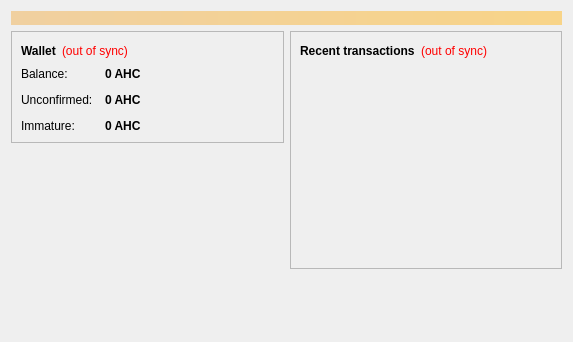
<?xml version="1.0" encoding="UTF-8"?>
<ui version="4.0">
 <class>OverviewPage</class>
 <widget class="QWidget" name="OverviewPage">
  <property name="geometry">
   <rect>
    <x>0</x>
    <y>0</y>
    <width>573</width>
    <height>342</height>
   </rect>
  </property>
  <property name="windowTitle">
   <string>Form</string>
  </property>
  <layout class="QVBoxLayout" name="topLayout">
   <item>
    <widget class="QLabel" name="labelAlerts">
     <property name="visible">
      <bool>false</bool>
     </property>
     <property name="styleSheet">
      <string notr="true">background-color: qlineargradient(x1: 0, y1: 0, x2: 1, y2: 0, stop:0 #F0D0A0, stop:1 #F8D488); color:#000000;</string>
     </property>
     <property name="wordWrap">
      <bool>true</bool>
     </property>
     <property name="margin">
      <number>3</number>
     </property>
    </widget>
   </item>
   <item>
    <layout class="QHBoxLayout" name="horizontalLayout" stretch="1,1">
     <item>
      <layout class="QVBoxLayout" name="verticalLayout_2">
       <item>
        <widget class="QFrame" name="frame">
         <property name="frameShape">
          <enum>QFrame::StyledPanel</enum>
         </property>
         <property name="frameShadow">
          <enum>QFrame::Raised</enum>
         </property>
         <layout class="QVBoxLayout" name="verticalLayout_4">
          <item>
           <layout class="QHBoxLayout" name="horizontalLayout_4">
            <item>
             <widget class="QLabel" name="label_5">
              <property name="font">
               <font>
                <weight>75</weight>
                <bold>true</bold>
               </font>
              </property>
              <property name="text">
               <string>Wallet</string>
              </property>
             </widget>
            </item>
            <item>
             <widget class="QLabel" name="labelWalletStatus">
              <property name="toolTip">
               <string>The displayed information may be out of date. Your wallet automatically synchronizes with the Ahricoin network after a connection is established, but this process has not completed yet.</string>
              </property>
              <property name="styleSheet">
               <string notr="true">QLabel { color: red; }</string>
              </property>
              <property name="text">
               <string notr="true">(out of sync)</string>
              </property>
              <property name="alignment">
               <set>Qt::AlignLeading|Qt::AlignLeft|Qt::AlignVCenter</set>
              </property>
             </widget>
            </item>
            <item>
             <spacer name="horizontalSpacer_2">
              <property name="orientation">
               <enum>Qt::Horizontal</enum>
              </property>
              <property name="sizeHint" stdset="0">
               <size>
                <width>40</width>
                <height>20</height>
               </size>
              </property>
             </spacer>
            </item>
           </layout>
          </item>
          <item>
           <layout class="QFormLayout" name="formLayout_2">
            <property name="fieldGrowthPolicy">
             <enum>QFormLayout::AllNonFixedFieldsGrow</enum>
            </property>
            <property name="horizontalSpacing">
             <number>12</number>
            </property>
            <property name="verticalSpacing">
             <number>12</number>
            </property>
            <item row="0" column="0">
             <widget class="QLabel" name="label">
              <property name="text">
               <string>Balance:</string>
              </property>
             </widget>
            </item>
            <item row="0" column="1">
             <widget class="QLabel" name="labelBalance">
              <property name="font">
               <font>
                <weight>75</weight>
                <bold>true</bold>
               </font>
              </property>
              <property name="cursor">
               <cursorShape>IBeamCursor</cursorShape>
              </property>
              <property name="toolTip">
               <string>Your current balance</string>
              </property>
              <property name="text">
               <string notr="true">0 AHC</string>
              </property>
              <property name="textInteractionFlags">
               <set>Qt::LinksAccessibleByMouse|Qt::TextSelectableByKeyboard|Qt::TextSelectableByMouse</set>
              </property>
             </widget>
            </item>
            <item row="1" column="0">
             <widget class="QLabel" name="label_3">
              <property name="text">
               <string>Unconfirmed:</string>
              </property>
             </widget>
            </item>
            <item row="1" column="1">
             <widget class="QLabel" name="labelUnconfirmed">
              <property name="font">
               <font>
                <weight>75</weight>
                <bold>true</bold>
               </font>
              </property>
              <property name="cursor">
               <cursorShape>IBeamCursor</cursorShape>
              </property>
              <property name="toolTip">
               <string>Total of transactions that have yet to be confirmed, and do not yet count toward the current balance</string>
              </property>
              <property name="text">
               <string notr="true">0 AHC</string>
              </property>
              <property name="textInteractionFlags">
               <set>Qt::LinksAccessibleByMouse|Qt::TextSelectableByKeyboard|Qt::TextSelectableByMouse</set>
              </property>
             </widget>
            </item>
            <item row="2" column="0">
             <widget class="QLabel" name="labelImmatureText">
              <property name="text">
               <string>Immature:</string>
              </property>
             </widget>
            </item>
            <item row="2" column="1">
             <widget class="QLabel" name="labelImmature">
              <property name="font">
               <font>
                <weight>75</weight>
                <bold>true</bold>
               </font>
              </property>
              <property name="toolTip">
               <string>Mined balance that has not yet matured</string>
              </property>
              <property name="text">
               <string notr="true">0 AHC</string>
              </property>
              <property name="textInteractionFlags">
               <set>Qt::LinksAccessibleByMouse|Qt::TextSelectableByKeyboard|Qt::TextSelectableByMouse</set>
              </property>
             </widget>
            </item>
           </layout>
          </item>
         </layout>
        </widget>
       </item>
       <item>
        <spacer name="verticalSpacer">
         <property name="orientation">
          <enum>Qt::Vertical</enum>
         </property>
         <property name="sizeHint" stdset="0">
          <size>
           <width>20</width>
           <height>40</height>
          </size>
         </property>
        </spacer>
       </item>
      </layout>
     </item>
     <item>
      <layout class="QVBoxLayout" name="verticalLayout_3">
       <item>
        <widget class="QFrame" name="frame_2">
         <property name="frameShape">
          <enum>QFrame::StyledPanel</enum>
         </property>
         <property name="frameShadow">
          <enum>QFrame::Raised</enum>
         </property>
         <layout class="QVBoxLayout" name="verticalLayout">
          <item>
           <layout class="QHBoxLayout" name="horizontalLayout_2">
            <item>
             <widget class="QLabel" name="label_4">
              <property name="text">
               <string>&lt;b&gt;Recent transactions&lt;/b&gt;</string>
              </property>
             </widget>
            </item>
            <item>
             <widget class="QLabel" name="labelTransactionsStatus">
              <property name="toolTip">
               <string>The displayed information may be out of date. Your wallet automatically synchronizes with the Ahricoin network after a connection is established, but this process has not completed yet.</string>
              </property>
              <property name="styleSheet">
               <string notr="true">QLabel { color: red; }</string>
              </property>
              <property name="text">
               <string notr="true">(out of sync)</string>
              </property>
              <property name="alignment">
               <set>Qt::AlignRight|Qt::AlignTrailing|Qt::AlignVCenter</set>
              </property>
             </widget>
            </item>
            <item>
             <spacer name="horizontalSpacer">
              <property name="orientation">
               <enum>Qt::Horizontal</enum>
              </property>
              <property name="sizeHint" stdset="0">
               <size>
                <width>40</width>
                <height>20</height>
               </size>
              </property>
             </spacer>
            </item>
           </layout>
          </item>
          <item>
           <widget class="QListView" name="listTransactions">
            <property name="styleSheet">
             <string notr="true">QListView { background: transparent; }</string>
            </property>
            <property name="frameShape">
             <enum>QFrame::NoFrame</enum>
            </property>
            <property name="verticalScrollBarPolicy">
             <enum>Qt::ScrollBarAlwaysOff</enum>
            </property>
            <property name="horizontalScrollBarPolicy">
             <enum>Qt::ScrollBarAlwaysOff</enum>
            </property>
            <property name="selectionMode">
             <enum>QAbstractItemView::NoSelection</enum>
            </property>
           </widget>
          </item>
         </layout>
        </widget>
       </item>
       <item>
        <spacer name="verticalSpacer_2">
         <property name="orientation">
          <enum>Qt::Vertical</enum>
         </property>
         <property name="sizeHint" stdset="0">
          <size>
           <width>20</width>
           <height>40</height>
          </size>
         </property>
        </spacer>
       </item>
      </layout>
     </item>
    </layout>
   </item>
  </layout>
 </widget>
 <resources/>
 <connections/>
</ui>
